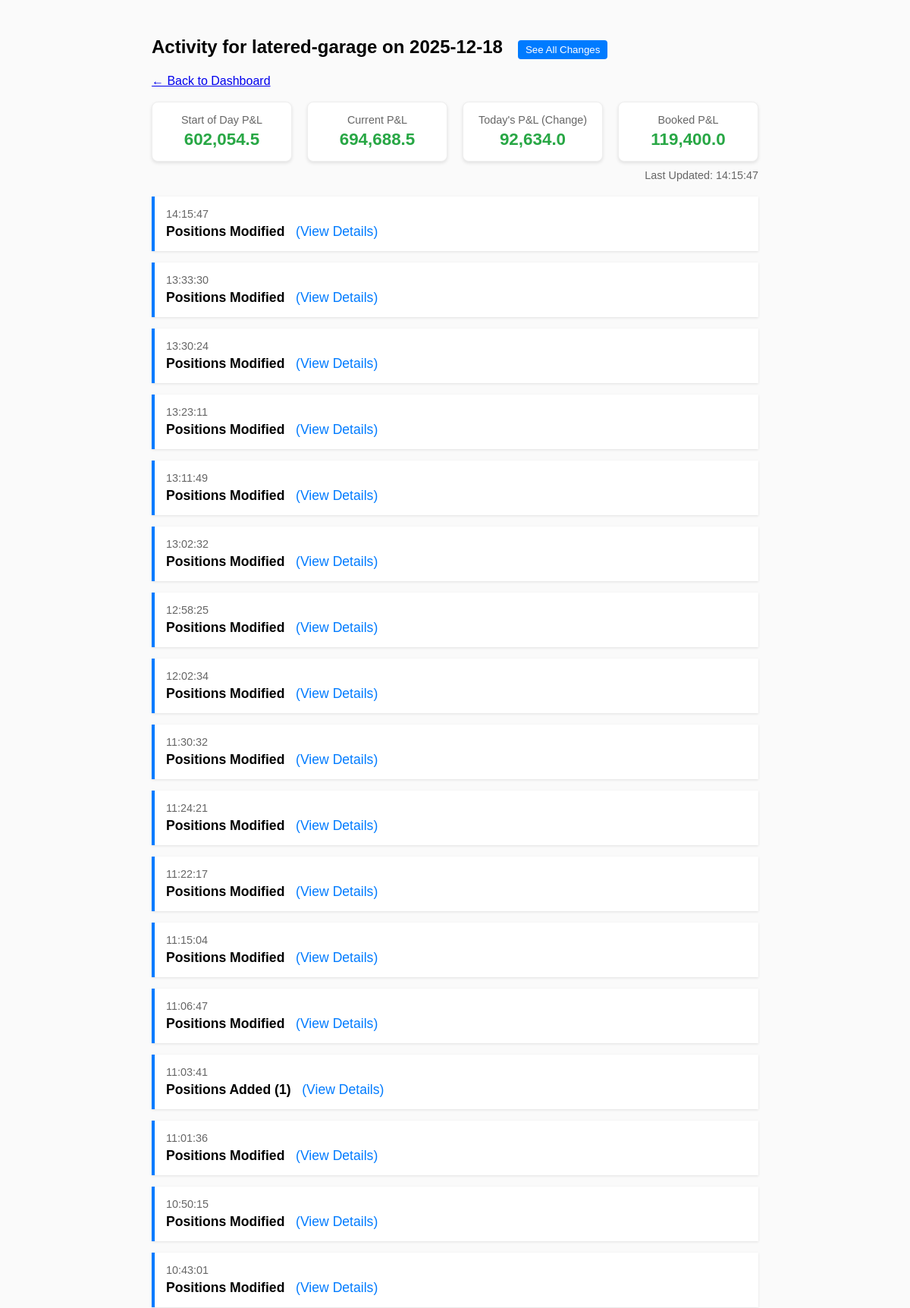
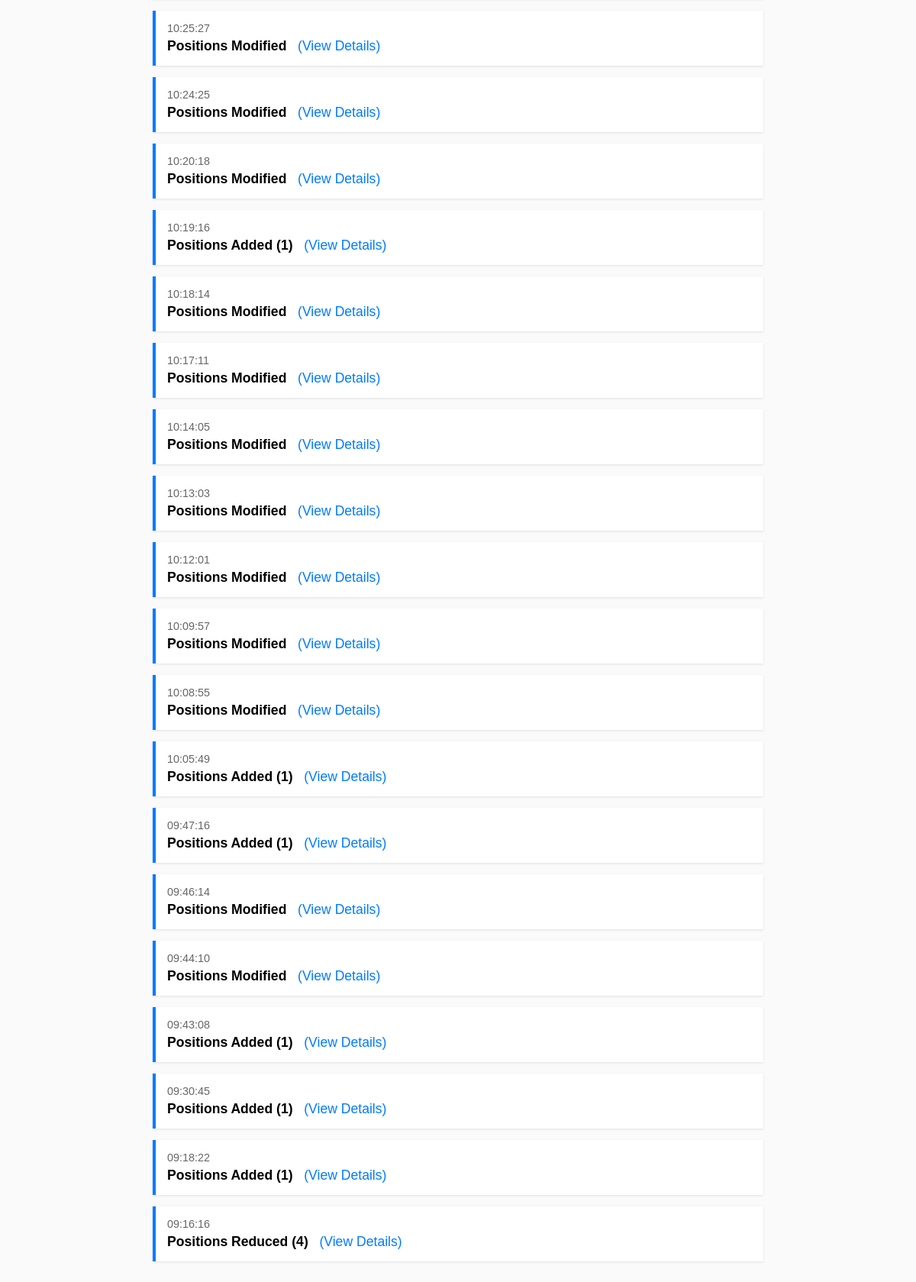
The app's page /profile/latered-garage/2025-12-18 with its own data (2 pictures, top to bottom).
### tables this page shows
CREATE TABLE snapshots (
            id INTEGER PRIMARY KEY AUTOINCREMENT,
            profile_id INTEGER NOT NULL,
            timestamp DATETIME DEFAULT CURRENT_TIMESTAMP,
            raw_data JSON NOT NULL,
            created_at_source TEXT,
            FOREIGN KEY (profile_id) REFERENCES profiles (id)
        );

CREATE TABLE position_changes (
            id INTEGER PRIMARY KEY AUTOINCREMENT,
            snapshot_id INTEGER NOT NULL,
            profile_id INTEGER NOT NULL,
            timestamp DATETIME DEFAULT CURRENT_TIMESTAMP,
            diff_summary TEXT, -- JSON summary of what changed (e.g. "Added 1 trade, Removed 1 trade")
            FOREIGN KEY (snapshot_id) REFERENCES snapshots (id),
            FOREIGN KEY (profile_id) REFERENCES profiles (id)
        );

### app.py (the view)
@app.route('/profile/<slug>/<date>')
def daily_view(slug, date):
    conn = get_db()
    c = conn.cursor()
    profile = c.execute("SELECT * FROM profiles WHERE slug = ?", (slug,)).fetchone()
    if not profile:
        conn.close()
        return "Profile not found", 404
    changes = c.execute("""
        SELECT * FROM position_changes
        WHERE profile_id = ? AND date(timestamp) = ?
        ORDER BY timestamp DESC
    """, (profile['id'], date)).fetchall()
    metrics = get_daily_pnl_metrics(c, profile['id'], date)
    conn.close()
    return render_template('daily_view.html',
                         slug=slug,
                         date=date,
                         changes=changes,
                         metrics=metrics)

### app.py (called while the page is built)
@app.template_filter('to_datetime')
def to_datetime_filter(value):
    if isinstance(value, datetime):
        return value
    try:
        return datetime.strptime(value, '%Y-%m-%d %H:%M:%S')
    except ValueError:
        try:
             dt = datetime.fromisoformat(value)
             return dt.replace(tzinfo=None) # Ensure naive
        except:
             return value

def calculate_snapshot_pnl(c, snapshot_id):
    snap = c.execute("SELECT * FROM snapshots WHERE id = ?", (snapshot_id,)).fetchone()
    if not snap: return 0, 0
    raw = json.loads(snap['raw_data'])
    data = raw.get('data', [])
    total = 0
    booked = 0
    for item in data:
        for trade in item.get('trades', []):
            u_pnl = trade.get('unbooked_pnl', 0)
            b_pnl = trade.get('booked_profit_loss', 0)
            total += (u_pnl + b_pnl)
            booked += b_pnl
    return total, booked

### database.py (called while the page is built)
def get_db():
    conn = sqlite3.connect(DB_PATH, detect_types=sqlite3.PARSE_DECLTYPES)
    conn.row_factory = sqlite3.Row
    return conn

### templates/daily_view.html (shortened to what this page needs)
<!doctype html>
<html lang="en">
<head>
</head>
<body>
    <div class="container">
        <h2>Activity for {{ slug }} on {{ date }}</h2>
        <a href="{{ url_for('index') }}">&larr; Back to Dashboard</a>
        <br><br>
        {% if metrics %}
        <div class="metrics-container">
            <div class="metric-box">
                <div class="metric-title">Start of Day P&L</div>
                <div
                    class="metric-value {{ 'val-pos' if metrics.start_pnl > 0 else 'val-neg' if metrics.start_pnl < 0 else 'val-neu' }}">
                    {{ "{:,.1f}".format(metrics.start_pnl) }}
                </div>
            </div>
            <div class="metric-box">
                <div class="metric-title">Current P&L</div>
                <div
                    class="metric-value {{ 'val-pos' if metrics.current_pnl > 0 else 'val-neg' if metrics.current_pnl < 0 else 'val-neu' }}">
                    {{ "{:,.1f}".format(metrics.current_pnl) }}
                </div>
            </div>
            <div class="metric-box">
                <div class="metric-title">Today's P&L (Change)</div>
                <div
                    class="metric-value {{ 'val-pos' if metrics.todays_pnl > 0 else 'val-neg' if metrics.todays_pnl < 0 else 'val-neu' }}">
                    {{ "{:,.1f}".format(metrics.todays_pnl) }}
                </div>
            </div>
            <div class="metric-box">
                <div class="metric-title">Booked P&L</div>
                <div
                    class="metric-value {{ 'val-pos' if metrics.booked_pnl > 0 else 'val-neg' if metrics.booked_pnl < 0 else 'val-neu' }}">
                    {{ "{:,.1f}".format(metrics.booked_pnl) }}
                </div>
            </div>
        </div>
        {% if metrics.last_updated %}
        <div style="text-align: right; margin-top: -20px; margin-bottom: 20px; color: #666; font-size: 0.9em;">
            Last Updated: {{ metrics.last_updated | to_datetime | attr('strftime')('%H:%M:%S') }}
        </div>
        {% endif %}
        {% endif %}
        {% for change in changes %}
        <div class="timeline-item">
            <div class="time">{{ change.timestamp | to_datetime | attr('strftime')('%H:%M:%S') }}</div>
            <div class="summary">
                {{ change.diff_summary or 'Position Update' }}
                <button class="details-link" onclick="showDiff({{ change.id }})">(View Details)</button>
            </div>
        </div>
        {% else %}
        <p>No activity recorded for this date.</p>
        {% endfor %}
    </div>
</body>
</html>

### templates/daily_view.html (style rules this page uses)
body { font-family: sans-serif; padding: 20px; background: #fafafa; }
.container { max-width: 800px; margin: 0 auto; }
.timeline-item { background: #fff; padding: 15px; margin-bottom: 15px; border-left: 4px solid #007bff; box-shadow: 0 1px 3px rgba(0, 0, 0, 0.1); }
.time { color: #666; font-size: 0.9em; margin-bottom: 5px; }
.summary { font-size: 1.1em; font-weight: bold; }
.details-link { cursor: pointer; color: #007bff; border: none; background: none; font-size: 1em; padding: 0; }
.metrics-container { display: flex; flex-wrap: wrap; gap: 20px; margin-bottom: 30px; }
.metric-box { flex: 1; min-width: 150px; background: white; padding: 15px; border-radius: 8px; box-shadow: 0 2px 4px rgba(0, 0, 0, 0.1); text-align: center; border: 1px solid #eee; }
.metric-title { color: #666; font-size: 0.9em; margin-bottom: 5px; }
.metric-value { font-size: 1.4em; font-weight: bold; }
.val-pos { color: #28a745; }

### records on screen
snapshots: last_updated|to_datetime "14:15:47"
position_changes: timestamp|to_datetime "14:15:47", diff_summary "Positions Modified"
position_changes: timestamp|to_datetime "13:33:30", diff_summary "Positions Modified"
position_changes: timestamp|to_datetime "13:30:24", diff_summary "Positions Modified"
position_changes: timestamp|to_datetime "13:23:11", diff_summary "Positions Modified"
position_changes: timestamp|to_datetime "13:11:49", diff_summary "Positions Modified"
position_changes: timestamp|to_datetime "13:02:32", diff_summary "Positions Modified"
position_changes: timestamp|to_datetime "12:58:25", diff_summary "Positions Modified"
position_changes: timestamp|to_datetime "12:02:34", diff_summary "Positions Modified"
position_changes: timestamp|to_datetime "11:30:32", diff_summary "Positions Modified"
position_changes: timestamp|to_datetime "11:24:21", diff_summary "Positions Modified"
position_changes: timestamp|to_datetime "11:22:17", diff_summary "Positions Modified"
position_changes: timestamp|to_datetime "11:15:04", diff_summary "Positions Modified"
position_changes: timestamp|to_datetime "11:06:47", diff_summary "Positions Modified"
position_changes: timestamp|to_datetime "11:03:41", diff_summary "Positions Added (1)"
position_changes: timestamp|to_datetime "11:01:36", diff_summary "Positions Modified"
position_changes: timestamp|to_datetime "10:50:15", diff_summary "Positions Modified"
position_changes: timestamp|to_datetime "10:43:01", diff_summary "Positions Modified"
position_changes: timestamp|to_datetime "10:25:27", diff_summary "Positions Modified"
position_changes: timestamp|to_datetime "10:24:25", diff_summary "Positions Modified"
position_changes: timestamp|to_datetime "10:20:18", diff_summary "Positions Modified"
position_changes: timestamp|to_datetime "10:19:16", diff_summary "Positions Added (1)"
position_changes: timestamp|to_datetime "10:18:14", diff_summary "Positions Modified"
position_changes: timestamp|to_datetime "10:17:11", diff_summary "Positions Modified"
position_changes: timestamp|to_datetime "10:14:05", diff_summary "Positions Modified"
position_changes: timestamp|to_datetime "10:13:03", diff_summary "Positions Modified"
position_changes: timestamp|to_datetime "10:12:01", diff_summary "Positions Modified"
position_changes: timestamp|to_datetime "10:09:57", diff_summary "Positions Modified"
position_changes: timestamp|to_datetime "10:08:55", diff_summary "Positions Modified"
position_changes: timestamp|to_datetime "10:05:49", diff_summary "Positions Added (1)"
position_changes: timestamp|to_datetime "09:47:16", diff_summary "Positions Added (1)"
position_changes: timestamp|to_datetime "09:46:14", diff_summary "Positions Modified"
position_changes: timestamp|to_datetime "09:44:10", diff_summary "Positions Modified"
position_changes: timestamp|to_datetime "09:43:08", diff_summary "Positions Added (1)"
position_changes: timestamp|to_datetime "09:30:45", diff_summary "Positions Added (1)"
position_changes: timestamp|to_datetime "09:18:22", diff_summary "Positions Added (1)"
position_changes: timestamp|to_datetime "09:16:16", diff_summary "Positions Reduced (4)"

### other values on screen
{{ slug }} "latered-garage"
{{ date }} "2025-12-18"
{{ "{:,.1f}".format(metrics.start_pnl) }} "602,054.5"
{{ "{:,.1f}".format(metrics.current_pnl) }} "694,688.5"
{{ "{:,.1f}".format(metrics.todays_pnl) }} "92,634.0"
{{ "{:,.1f}".format(metrics.booked_pnl) }} "119,400.0"
